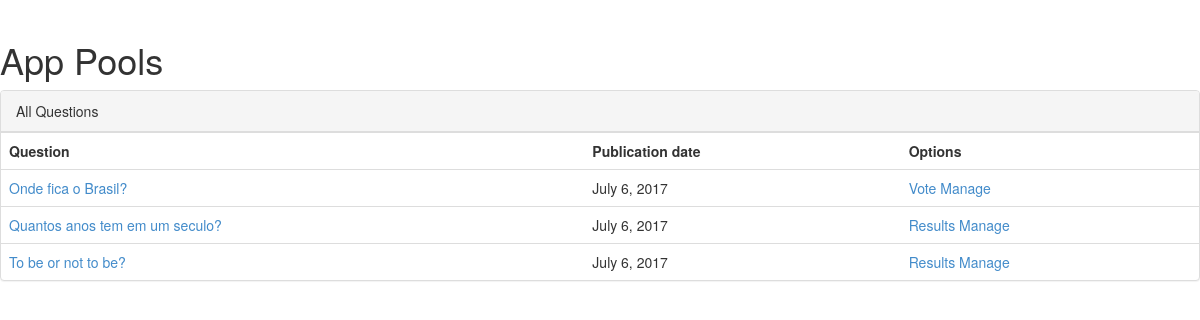
/, run on an earlier commit of the app's database.
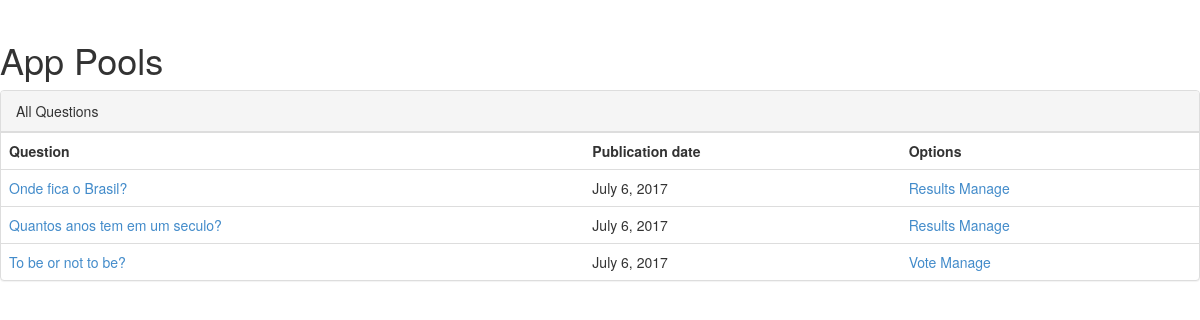
And on a later commit of the database.
### pool/models.py (models this page shows)
class Question(models.Model):
	question_text = models.CharField(max_length=500)
	closed = models.BooleanField(default=False)
	pub_date = models.DateField(auto_now_add=True)

### pool/views.py (the view)
# urls.py: url(r'^$', views.index, name='index'),
def index(request):
	questions = Question.objects.all().order_by('-pub_date')
	return render(request,'index.html', {'questions': questions})

### pool/templates/index.html (shortened to what this page needs)
{% load staticfiles%}
<!DOCTYPE html>
<html>
<head>
	<link href="{% static 'styles/bootstrap.css' %}" rel="stylesheet">
	<link href="{% static 'styles/main.css' %}" rel="stylesheet">
</head>
<body>
	<h1>App Pools</h1>
	<div class="panel panel-default">
		{% if questions %}
	  		<div class="panel-heading">All Questions</div>
	  		<table class="table">
	    		<tr>
	    			<th>Question</th>
	    			<th>Publication date</th>
	    			<th>Options</th>
	    		</tr>
				{% for q in questions %}
					<tr>
						<td><a href="{% url 'question' q.id %}">{{q.question_text}}</a></td>
						<td>{{q.pub_date}}</td>
						<td>
							{% if q.closed %}
							<a href="{% url 'results' q.id %}">Results</a>
							{% endif %}
							{% if not q.closed %}
							<a href="{% url 'vote' q.id %}">Vote</a>
							{% endif %}
							<a href="{% url 'manage' q.id %}">Manage</a>
						</td>
					</tr>
				{% endfor %}
	  		</table>
		{% else %}
			<p>No questions found</p>
		{% endif %}
	</div>
</body>
</html>

What changed in the data, as far as the page shows it:
changed Question "Onde fica o Brasil?": closed "Vote" → "Results"
changed Question "To be or not to be?": closed "Results" → "Vote"
